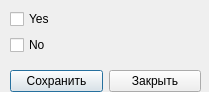
<?xml version="1.0" encoding="UTF-8"?>
<ui version="4.0">
 <class>Logical_setter</class>
 <widget class="QDialog" name="Logical_setter">
  <property name="geometry">
   <rect>
    <x>0</x>
    <y>0</y>
    <width>209</width>
    <height>92</height>
   </rect>
  </property>
  <property name="minimumSize">
   <size>
    <width>209</width>
    <height>92</height>
   </size>
  </property>
  <property name="maximumSize">
   <size>
    <width>209</width>
    <height>92</height>
   </size>
  </property>
  <property name="windowTitle">
   <string>Ввод</string>
  </property>
  <widget class="QWidget" name="layoutWidget">
   <property name="geometry">
    <rect>
     <x>10</x>
     <y>0</y>
     <width>191</width>
     <height>101</height>
    </rect>
   </property>
   <layout class="QVBoxLayout" name="verticalLayout_2">
    <item>
     <layout class="QVBoxLayout" name="verticalLayout">
      <item>
       <widget class="QCheckBox" name="checkBox">
        <property name="text">
         <string>Yes</string>
        </property>
       </widget>
      </item>
      <item>
       <widget class="QCheckBox" name="checkBox_2">
        <property name="text">
         <string>No</string>
        </property>
       </widget>
      </item>
     </layout>
    </item>
    <item>
     <layout class="QHBoxLayout" name="horizontalLayout">
      <item>
       <widget class="QPushButton" name="pushButton_2">
        <property name="text">
         <string>Сохранить</string>
        </property>
       </widget>
      </item>
      <item>
       <widget class="QPushButton" name="pushButton">
        <property name="text">
         <string>Закрыть</string>
        </property>
       </widget>
      </item>
     </layout>
    </item>
   </layout>
  </widget>
 </widget>
 <resources/>
 <connections/>
</ui>
